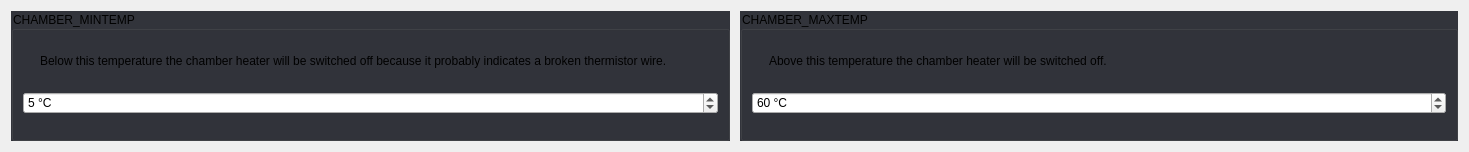
         <widget class="QWidget" name="scrollAreaWidgetContents_24">
          <property name="geometry">
           <rect>
            <x>0</x>
            <y>0</y>
            <width>1469</width>
            <height>152</height>
           </rect>
          </property>
          <property name="styleSheet">
           <string notr="true">#scrollAreaWidgetContents_24 {
	background: rgb(34, 35, 40);
}</string>
          </property>
          <layout class="QGridLayout" name="gridLayout_85">
           <property name="spacing">
            <number>10</number>
           </property>
           <item row="0" column="0">
            <widget class="QGroupBox" name="groupBox_32">
             <property name="focusPolicy">
              <enum>Qt::StrongFocus</enum>
             </property>
             <property name="styleSheet">
              <string notr="true">QGroupBox:!disabled {
	background: rgb(50, 52, 59);
}</string>
             </property>
             <property name="title">
              <string>CHAMBER_MINTEMP</string>
             </property>
             <layout class="QGridLayout" name="gridLayout_94">
              <property name="spacing">
               <number>10</number>
              </property>
              <item row="0" column="0">
               <widget class="QLabel" name="label_98">
                <property name="sizePolicy">
                 <sizepolicy hsizetype="Fixed" vsizetype="Fixed">
                  <horstretch>0</horstretch>
                  <verstretch>0</verstretch>
                 </sizepolicy>
                </property>
                <property name="text">
                 <string/>
                </property>
                <property name="pixmap">
                 <pixmap resource="../resources/resources.qrc">:/info_FILL0_wght100_GRAD0_opsz20.svg</pixmap>
                </property>
               </widget>
              </item>
              <item row="0" column="1">
               <widget class="QLabel" name="label_99">
                <property name="text">
                 <string>Below this temperature the chamber heater will be switched off because it probably indicates a broken thermistor wire.</string>
                </property>
                <property name="wordWrap">
                 <bool>true</bool>
                </property>
               </widget>
              </item>
              <item row="1" column="0" colspan="2">
               <widget class="QSpinBox" name="uChamberMintempSpinBox">
                <property name="suffix">
                 <string> °C</string>
                </property>
                <property name="maximum">
                 <number>100</number>
                </property>
                <property name="stepType">
                 <enum>QAbstractSpinBox::AdaptiveDecimalStepType</enum>
                </property>
                <property name="value">
                 <number>5</number>
                </property>
               </widget>
              </item>
             </layout>
            </widget>
           </item>
           <item row="0" column="1">
            <widget class="QGroupBox" name="groupBox_42">
             <property name="focusPolicy">
              <enum>Qt::StrongFocus</enum>
             </property>
             <property name="styleSheet">
              <string notr="true">QGroupBox:!disabled {
	background: rgb(50, 52, 59);
}</string>
             </property>
             <property name="title">
              <string>CHAMBER_MAXTEMP</string>
             </property>
             <layout class="QGridLayout" name="gridLayout_113">
              <property name="spacing">
               <number>10</number>
              </property>
              <item row="0" column="0">
               <widget class="QLabel" name="label_119">
                <property name="sizePolicy">
                 <sizepolicy hsizetype="Fixed" vsizetype="Fixed">
                  <horstretch>0</horstretch>
                  <verstretch>0</verstretch>
                 </sizepolicy>
                </property>
                <property name="text">
                 <string/>
                </property>
                <property name="pixmap">
                 <pixmap resource="../resources/resources.qrc">:/info_FILL0_wght100_GRAD0_opsz20.svg</pixmap>
                </property>
               </widget>
              </item>
              <item row="0" column="1">
               <widget class="QLabel" name="label_120">
                <property name="text">
                 <string>Above this temperature the chamber heater will be switched off.</string>
                </property>
                <property name="wordWrap">
                 <bool>true</bool>
                </property>
               </widget>
              </item>
              <item row="1" column="0" colspan="2">
               <widget class="QSpinBox" name="uChamberMaxtempSpinBox">
                <property name="suffix">
                 <string> °C</string>
                </property>
                <property name="maximum">
                 <number>500</number>
                </property>
                <property name="stepType">
                 <enum>QAbstractSpinBox::AdaptiveDecimalStepType</enum>
                </property>
                <property name="value">
                 <number>60</number>
                </property>
               </widget>
              </item>
             </layout>
            </widget>
           </item>
          </layout>
         </widget>
